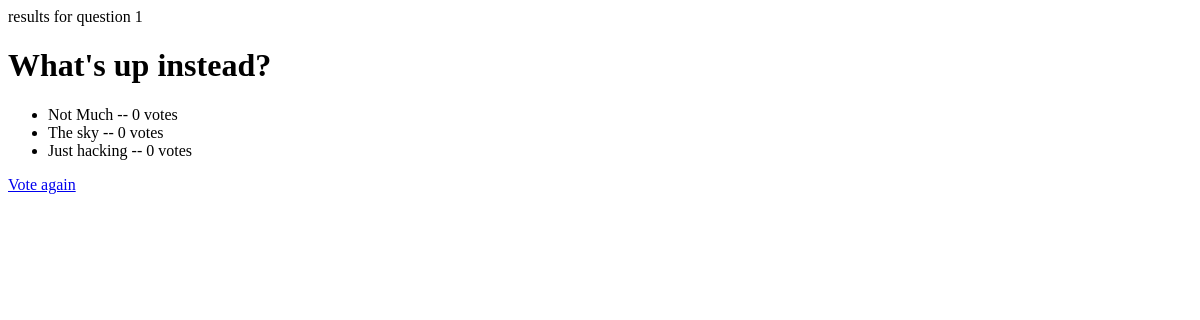
/polls/1/results/, run on an earlier commit of the app's database.
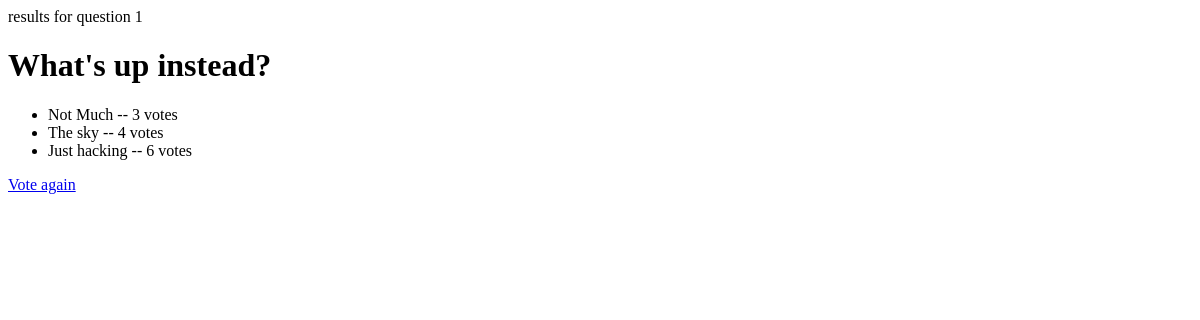
And on a later commit of the database.
### polls/models.py (models this page shows, shortened)
class Question(models.Model):
    question_text = models.CharField(max_length=200)
    pub_date = models.DateTimeField("date published")
    def __str__(self):
        return self.question_text

class Choice(models.Model):
    question = models.ForeignKey(Question,on_delete=models.CASCADE)
    choice_text = models.CharField(max_length=200)
    votes = models.IntegerField(default=0)

### polls/views.py (the view)
# urls.py: path("<int:pk>/results/", views.ResultsView.as_view(), name="results"),
class ResultsView(generic.DetailView):
    model = Question
    template_name = "polls/results.html"

### polls/templates/polls/results.html
<p>results for question {{question.id}}</p>
<h1>{{question}}</h1>
<ul>
    {% for choice in question.choice_set.all %}
    <li>{{choice.choice_text}} -- {{choice.votes}} vote{{choice.votes|pluralize}}</li>
    {% endfor %}
</ul>
<a href="{% url 'polls:detail' question.id %}">Vote again</a>

What changed in the data, as far as the page shows it:
changed Choice "Not Much": votes "0" → "3"
changed Choice "The sky": votes "0" → "4"
changed Choice "Just hacking": votes "0" → "6"
